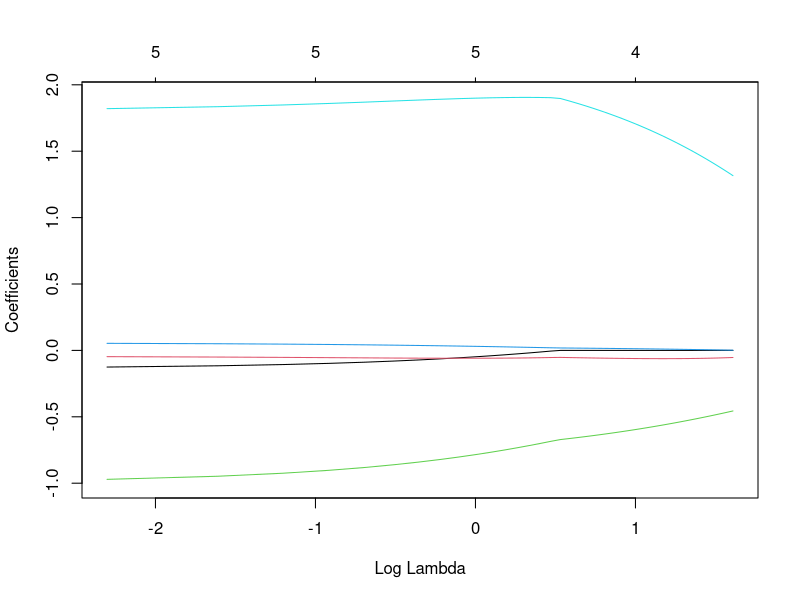
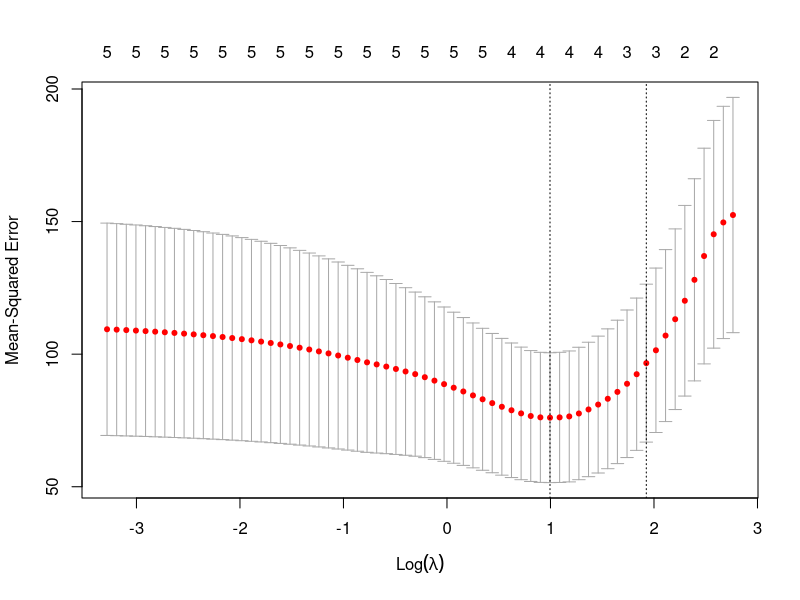

Write R code to recreate these figures, in order. (Note: this script raises an error after producing the figures.)

##########################################################
# Analyze the swiss Fertility dataset
##########################################################

head(swiss)

# Set a random number seed so we always get the same result
set.seed(489)

# Grab test and training sets
n = nrow(swiss)
s = sample(n, n/2)
swissTrain = swiss[s, ]
swissTest = swiss[-s, ]

# Compute least-squares fit
olsFit = lm(Fertility ~ ., data=swissTrain)
summary(olsFit)  # R^2 is not innordinately high!

# Find the rmse
rmseOlsTrain = sqrt(mean(olsFit$residuals^2))
rmseOlsTrain

# Predict on the test set and compute error
olsPred = predict(olsFit, swissTest)
rmseOlsTest = sqrt(mean((olsPred - swissTest$Fertility)^2))
rmseOlsTest  # A lot higher, almost double

#######################################################################
# In glmnet, ElasticNet is obtained by setting alpha between 0 and 1
#######################################################################

install.packages("glmnet")
library(glmnet)

# Separate the X's and Y's as matrices
xTrain = as.matrix(swissTrain[, -1])   # Take out "Fertility", column 1
yTrain = as.matrix(swissTrain[, 1])    # Take only "Fertility", column 1

xTest = as.matrix(swissTest[, -1])   # Take out "Fertility", column 1
yTest = as.matrix(swissTest[, 1])    # Take only "Fertility", column 1

# Fit a ridge with glmnet ... doesn't give us much but does tell us how R^2 
# depends on lambda.  We need to give it
#
#   alpha = 0 --> selects ridge
#   lambda = <a single value or a sequence of lambdas to test>
lRange = seq(0, 5, .1)
fitElastic = glmnet(xTrain, yTrain, alpha=.5, lambda=lRange)

# Get a plot of th variable sizes based on lambda.  
plot(fitElastic, xvar="lambda")

fitElastic          # Lists the lambdas along with the R^2, (%Dev)
                    # Also shows how many VARIABLES are chosen at each 
                    # value of lambda!  Notice that like lasso, we still 
                    # get some variable selection, but it takes larger
                    # lambdas to do so since we are mixing in ridge!

# The cross-validated version helps us with lambda selection!
fitElastic = cv.glmnet(xTrain, yTrain, alpha=.5, nfolds=7)
fitElastic$lambda.min   # lambda = .2, very small labmda!

plot(fitElastic)

# To predict with this model, we need to tell it the lambda.
# we do so with the "s" parameter ... go figure :)
elasticPred = predict(fitElastic, xTest, s="lambda.min")
rmseElastic = sqrt(mean((elasticPred - yTest)^2))
rmseElastic  # Ridge did a bit better on this set
rmseOlsTest

#################################################################################
# ADVANED:  Can we find the best alpha overall.  We try this by trying different
# values of alpha for 100 training and test sets, and then averaging the test
# error
#################################################################################

set.seed(3402)

alphaBest = 0
bestError = 9999999    # Start out with a huge error
for (alpha in seq(0, 1, .1))
{
  meanError = 0
  for (i in 1:100)
  {
    # Grab test and training sets
    n = nrow(swiss)
    s = sample(n, n/2)
    swissTrain = swiss[s, ]
    swissTest = swiss[-s, ]
    
    xTrain = as.matrix(swissTrain[, -1])   # Take out "Fertility", column 1
    yTrain = as.matrix(swissTrain[, 1])    # Take only "Fertility", column 1
    xTest = as.matrix(swissTest[, -1])   # Take out "Fertility", column 1
    yTest = as.matrix(swissTest[, 1])    # Take only "Fertility", column 1
    
    fitElastic = cv.glmnet(xTrain, yTrain, alpha=alpha, nfolds=7)
    elasticPred = predict(fitElastic, xTest, s="lambda.min")
    meanError = meanError + sqrt(mean((lassoPred - yTest)^2))
  }
  meanError = meanError / 100
  
  if (meanError < bestError)
  {
    alphaBest = alpha
    bestError = meanError
  }
}
print("Best alpha is: ")
print(alphaBest)
print("Gives mean test error: ")
print(bestError)
